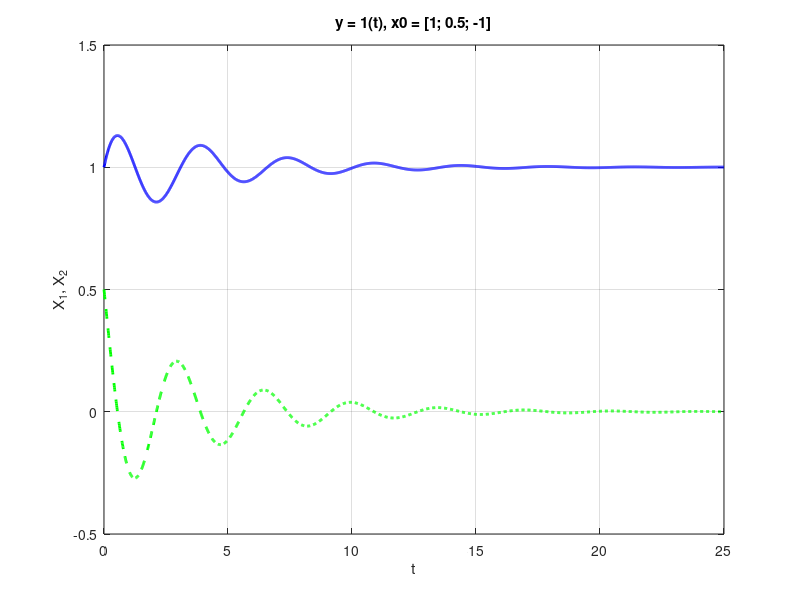

MATLAB code to generate this figure:
clc;            % Очистка командного окна
clear all;      % Очистка всех переменных из рабочей области
close all;      % Закрытие всех открытых графиков

% Задание параметров системы
a0 = 5;
a1 = 4;
a2 = 2;
a3 = 1;
b0 = 5;

% Приведение системы к форме Коши
A = [0,      1,       0;
     0,      0,       1;
     -a0/a3, -a1/a3,  -a2/a3];

B = [0; 
     0; 
     b0/a3];

% Параметры моделирования
T = 25;                     % Общее время моделирования
h = 1e-2;                   % Шаг по времени
t = linspace(0, T, T/h);    % Временной вектор
x = zeros(3, length(t));    % Инициализация матрицы состояния

% Начальные условия
x(:, 1) = [1; 0.5; -1];     % Начальные значения для x1, x2, x3

% Моделирование с использованием метода Рунге-Кутты 4-го порядка
for k = 2:length(t)
    % Вычисление первого приближения
    F1 = A * x(:, k-1) + B;

    % Вычисление второго приближения
    F2 = A * (x(:, k-1) + 2/3 * h * F1) + B;

    % Обновление состояния
    x(:, k) = x(:, k-1) + h/4 * (F1 + 3 * F2);
end

% Построение графиков
figure;
plot(t, x(1, :), '-', 'Color', 'blue', 'LineWidth', 2);     % График x1
hold on;                                                    % Удерживаем текущую фигуру
plot(t, x(2, :), '--', 'Color', 'green', 'LineWidth', 2);   % График x2
grid on;                                                    % Включение сетки
xlabel('t');                                                % Подпись оси X
ylabel('X_1, X_2');                                         % Подпись оси Y
title('y = 1(t), x0 = [1; 0.5; -1]');                       % Заголовок графика
